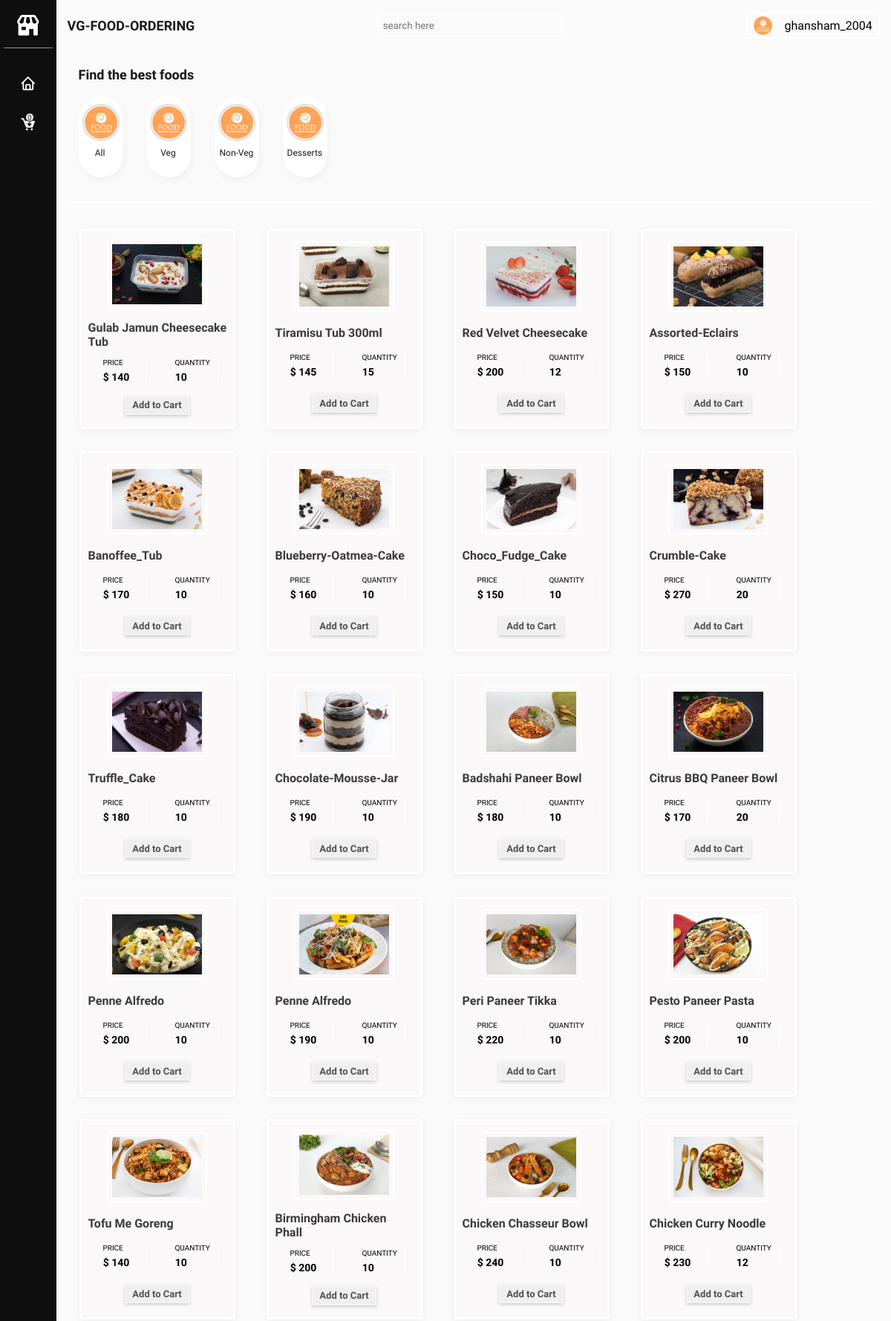
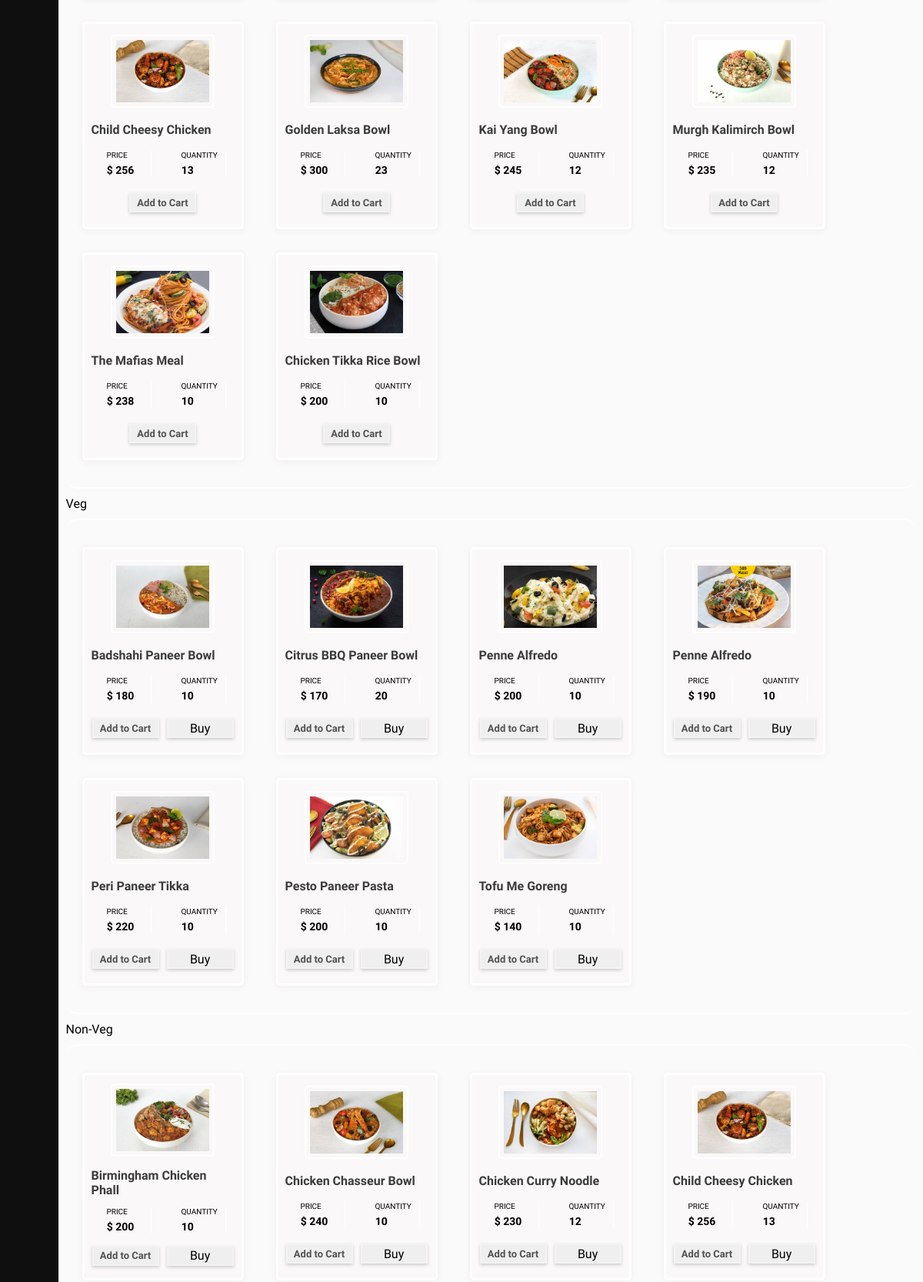
The app's page /user/ (signed in, upper part) with its own data (2 pictures, top to bottom).
### tables this page shows
CREATE TABLE `categories` (
  `category` varchar(40) NOT NULL
);

CREATE TABLE `products` (
  `id` int(10) NOT NULL,
  `product_name` varchar(40) NOT NULL,
  `price` varchar(30) NOT NULL,
  `category` varchar(30) NOT NULL,
  `quantity` varchar(30) NOT NULL,
  `image` varchar(50) NOT NULL
);

### user/index.php (the view, shortened to what this page needs)
<?php
include '../partials/headers.php';
?>
</head>
<body onload="getData('<?php echo $_SESSION['username'];?>')">
    <?php include '../partials/sidebar.php'; ?>
    <section class="home-section">
        <?php include '../partials/navbar.php'; ?>
        <div class="home-container">
            <div class="heading" style="margin-top: 20px;margin-left: 20px; text-shadow: 0 2px 4px rgb(236, 236, 236);">
                Find the best foods
            </div>
            <div class="product-menu">
                <a href="#all" class="list-item active">
                    <div class="img">
                        <img src="../images/logo1.png" alt="">
                    </div>
                    <p>All</p>
                </a>
                <?php
                    $sql1 = "SELECT category FROM categories";
                    $stmt1 = mysqli_stmt_init($conn);
                    if (!mysqli_stmt_prepare($stmt1, $sql1))
                    {
                        die('SQL error');
                    }
                    else
                    {
                        mysqli_stmt_execute($stmt1);
                        $result1 = mysqli_stmt_get_result($stmt1);
                        while ($row1 = mysqli_fetch_assoc($result1))
                        {
                            print( '<a href="#'.$row1['category'].'" class="list-item active">
                            <div class="img">
                                <img src="../images/logo1.png" alt="">
                            </div>
                            <p>'.$row1['category'].'</p>
                        </a>');
                        }
                    }
                ?>
            </div>
            <div class="product-container" id="all">
                <?php if ($rows > 0) { ?>
                <?php while ($data = mysqli_fetch_assoc($result)) { ?>
                <div class="card">
                    <img src="../uploads/<?php echo $data[
                        'image'
                    ]; ?>" alt="">
                    <div class="h-c">
                        <div class="head">
                            <?php echo $data[
                            'product_name'
                        ]; ?>
                        </div>
                    </div>
                    <div class="cal-pri">
                        <div class="cal" style="border-right: 1px solid white;">
                            <label>$
                                <?php echo $data['price']; ?>
                            </label>
                            <span>Price</span>
                        </div>
                        <div class="cal" style="border-right: 1px solid white;">
                            <label>
                                <?php echo $data['quantity']; ?>
                            </label>
                            <span>Quantity</span>
                        </div>
                    </div>
                    <div class="buttons">
                        <button class="addtoCart" onclick="addToCart(<?php echo $data['id']; ?> )"
                            style=" font-size:13px; font-weight:bold; color:#525252;">Add to Cart </button>
                    </div>
                </div>
                <?php } ?>
                <?php } ?>
            </div>
            <?php
            $sql2 = "SELECT category FROM categories";
            $stmt2 = mysqli_stmt_init($conn);
            if (!mysqli_stmt_prepare($stmt2, $sql2))
            {die('SQL error');} else{mysqli_stmt_execute($stmt2);
                $result2 = mysqli_stmt_get_result($stmt2);
                while ($row2 = mysqli_fetch_assoc($result2)){echo $row2['category'];
                    $mycat=$row2['category'];?>
                     <div class="product-container" id="<?php echo $mycat; ?>">
                    <?php
                    $sql3 = "SELECT * FROM products WHERE category='$mycat'";
                    $stmt3 = mysqli_stmt_init($conn);
                    if (!mysqli_stmt_prepare($stmt3, $sql3))
                    {
                        die('SQL error');
                    } else
                    {
                        mysqli_stmt_execute($stmt3);
                        $result3 = mysqli_stmt_get_result($stmt3);
                        while ($row3 = mysqli_fetch_assoc($result3))
                        {?>
                                <div class="card">
                        <img src="../uploads/<?php echo $row3[
                            'image'
                        ]; ?>" alt="">
                        <div class="h-c">
                            <div class="head">
                                <?php echo $row3[
                                'product_name'
                            ]; ?>
                            </div>
                        </div>
                        <div class="cal-pri">
                            <div class="cal" style="border-right: 1px solid white;">
                                <label>$
                                    <?php echo $row3['price']; ?>
                                </label>
                                <span>Price</span>
                            </div>
                            <div class="cal" style="border-right: 1px solid white;">
                                <label>
                                    <?php echo $row3['quantity']; ?>
                                </label>
                                <span>Quantity</span>
                            </div>
                        </div>
                        <div class="buttons">
                            <button class="addtoCart" onclick="addToCart(<?php echo $row3['id']; ?> )"
                                style=" font-size:13px; font-weight:bold; color:#525252;">Add to Cart </button>
                            <button class="buyNow" onclick="buyNow(<?php echo $row3['id']; ?>)">Buy</button>
                        </div>
                    </div>
                    <?php }}?>
                    </div>
        <?php
    }}?>
        </div>
    </section>
</body>
</html>

### partials/headers.php (shortened to what this page needs)
<?php
include_once '../auth/server.php';
?>
<?php
$sql = 'SELECT * FROM `products`';
$result = mysqli_query($conn, $sql);
$rows = mysqli_num_rows($result);
?>
<!DOCTYPE html>
<html lang="en">
<head>
    <link href='https://unpkg.com/boxicons@2.1.4/css/boxicons.min.css' rel='stylesheet'>
    <link rel="stylesheet" href="../css/index.css">

### partials/sidebar.php (shortened to what this page needs)
<div class="sidebar">
    <a href="/vG_Food_Ordering/user/" class="logo-details">
        <i class='bx bxs-store'></i>
    </a>
    <div class="menu">
        <li title="Home">
            <a href="/vG_Food_Ordering/user/">
                <i class='bx bx-home' style="color:#fff;"></i>
            </a>
        </li>
        <li title="My cart">
            <a href="/vG_Food_Ordering/user/cartPage.php">
                <i class='bx bxs-cart-add' style="color:#fff;"></i>
                <label id="CartCount">0</label>
            </a>
        </li>
    </div>
</div>

### partials/navbar.php
<div class="navbar">
    <a href="/vG_Food_Ordering/user/">
        <div class="heading">VG-FOOD-ORDERING</div>
    </a>
    <div class="inputBox">
        <input type="text" placeholder="search here">
    </div>
    <?php if (isset($_SESSION['username'])): ?>
    	<div class="profile">
        <img src="../images/logo1.png" alt="">
        <?php echo $_SESSION['username']; ?>
    </div>
    <?php endif; ?>
</div>

### css/colors.css (style rules this page uses)
:root { --black: #0f0f0f; --blue: #14213d; --bgcolor: #fafafa; --white: #ffffff; --font1: #1a1a1a; --font2: #868686; }
* { margin: 0; padding: 0; left: 0; box-sizing: border-box; list-style: none; text-decoration: none; font-family: 'Work Sans'; }

### records on screen
categories: category "Veg"
categories: category "Non-Veg"
categories: category "Desserts"
products: image (picture), product_name "Gulab Jamun Cheesecake Tub", price "140", quantity "10"
products: image (picture), product_name "Tiramisu Tub 300ml", price "145", quantity "15"
products: image (picture), product_name "Red Velvet Cheesecake", price "200", quantity "12"
products: image (picture), product_name "Assorted-Eclairs", price "150", quantity "10"
products: image (picture), product_name "Banoffee_Tub", price "170", quantity "10"
products: image (picture), product_name "Blueberry-Oatmea-Cake", price "160", quantity "10"
products: image (picture), product_name "Choco_Fudge_Cake", price "150", quantity "10"
products: image (picture), product_name "Crumble-Cake", price "270", quantity "20"
products: image (picture), product_name "Truffle_Cake", price "180", quantity "10"
products: image (picture), product_name "Chocolate-Mousse-Jar", price "190", quantity "10"
products: image (picture), product_name "Badshahi Paneer Bowl", price "180", quantity "10"
products: image (picture), product_name "Citrus BBQ Paneer Bowl", price "170", quantity "20"
products: image (picture), product_name "Penne Alfredo", price "200", quantity "10"
products: image (picture), product_name "Penne Alfredo", price "190", quantity "10"
products: image (picture), product_name "Peri Paneer Tikka", price "220", quantity "10"
products: image (picture), product_name "Pesto Paneer Pasta", price "200", quantity "10"
products: image (picture), product_name "Tofu Me Goreng", price "140", quantity "10"
products: image (picture), product_name "Birmingham Chicken Phall", price "200", quantity "10"
products: image (picture), product_name "Chicken Chasseur Bowl", price "240", quantity "10"
products: image (picture), product_name "Chicken Curry Noodle", price "230", quantity "12"
products: image (picture), product_name "Child Cheesy Chicken", price "256", quantity "13"
products: image (picture), product_name "Golden Laksa Bowl", price "300", quantity "23"
products: image (picture), product_name "Kai Yang Bowl", price "245", quantity "12"
products: image (picture), product_name "Murgh Kalimirch Bowl", price "235", quantity "12"
products: image (picture), product_name "The Mafias Meal", price "238", quantity "10"
products: image (picture), product_name "Chicken Tikka Rice Bowl", price "200", quantity "10"

### other values on screen
$_SESSION['username'] "ghansham_2004"
